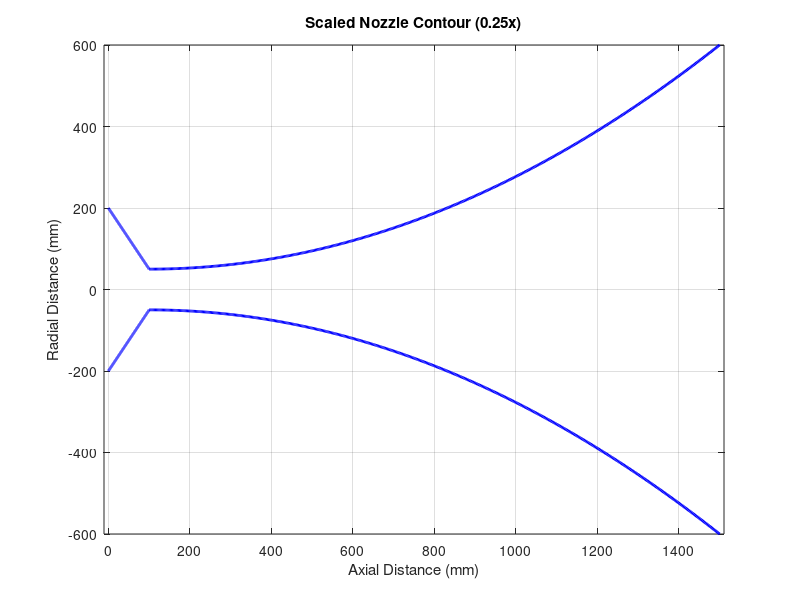

Write the MATLAB code that produced this figure.

% Original Parameters
R_exit = 600; % Exit radius in mm
R_inlet = R_exit / 3;
R_throat = 0.0833 * R_exit;
L_nozzle = 2.5 * R_exit;
throat_length = 0.167 * R_exit;
divergent_length = 2.5 * R_exit - throat_length;


% Number of points
N = 500;

% Define the throat section (assume linear for simplicity)
x_throat = linspace(0, throat_length, N);
y_throat = linspace(R_inlet, R_throat, N);

% Define the divergent section (assume parabolic for simplicity)
x_divergent = linspace(throat_length, L_nozzle, N);
y_divergent = R_throat + (R_exit - R_throat) * ((x_divergent - throat_length) / divergent_length).^2;

% Combine sections
x = [x_throat, x_divergent];
y = [y_throat, y_divergent];

% Plot the nozzle contour
figure;
plot(x, y, 'b', 'LineWidth', 2);
hold on;
plot(x, -y, 'b', 'LineWidth', 2); % Mirror image for the bottom part
xlabel('Axial Distance (mm)');
ylabel('Radial Distance (mm)');
title('Scaled Nozzle Contour (0.25x)');
axis equal;
grid on;

disp('Full Scale Nozzle Contour based on Rocket Plume Interacting with Mars Soil Particulates');

% Calculations for flow properties

% Parameters
gamma = 1.4;                 % Specific heat ratio
P0 = 200 * 101325;           % Total stagnation pressure in Pascals (200 times Earth's atmospheric pressure)
T0 = 3300;                   % Total stagnation temperature in Kelvin
P_ambient = 699;             % Mars ambient pressure in Pascals
T_ambient = 210;             % Mars ambient temperature in Kelvin

% Calculate area ratio (A_exit / A_throat)
A_throat = pi * (R_throat / 1000)^2; % Throat area in m^2
A_exit = pi * (R_exit / 1000)^2;     % Exit area in m^2
A_ratio = A_exit / A_throat;         % Expansion ratio

% Function to calculate the area ratio for a given Mach number
area_ratio_func = @(M) (1 / M) * ((2 / (gamma + 1)) * (1 + ((gamma - 1) / 2) * M^2))^((gamma + 1) / (2 * (gamma - 1))) - A_ratio;

% Solve for the exit Mach number
exit_Mach = fzero(area_ratio_func, [1 10]);

% Calculate static pressure at the inlet (isentropic relations)
% P0/P = (1 + ((gamma - 1)/2) * M^2)^(gamma/(gamma - 1))
P_inlet_static = P0 / ((1 + ((gamma - 1) / 2) * exit_Mach^2)^(gamma / (gamma - 1)));

% Display the results
disp(['Exit Mach number: ', num2str(exit_Mach)]);
disp(['Area ratio (expansion ratio): ', num2str(A_ratio)]);
disp(['Supersonic static inlet pressure: ', num2str(P_inlet_static), ' Pa']);
